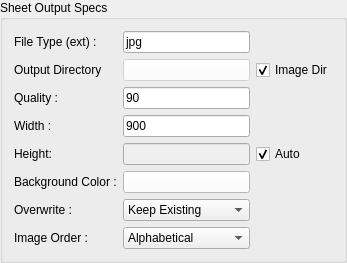
     <widget class="QGroupBox" name="sheetBox">
      <property name="sizePolicy">
       <sizepolicy hsizetype="Minimum" vsizetype="Preferred">
        <horstretch>0</horstretch>
        <verstretch>0</verstretch>
       </sizepolicy>
      </property>
      <property name="title">
       <string>Sheet Output Specs</string>
      </property>
      <layout class="QGridLayout" name="gridLayout">
       <item row="1" column="2">
        <widget class="QCheckBox" name="fileDirT">
         <property name="text">
          <string>Image Dir</string>
         </property>
         <property name="checked">
          <bool>true</bool>
         </property>
        </widget>
       </item>
       <item row="1" column="0">
        <widget class="QLabel" name="fileDirL">
         <property name="text">
          <string>Output Directory</string>
         </property>
        </widget>
       </item>
       <item row="2" column="0">
        <widget class="QLabel" name="fileQualL">
         <property name="text">
          <string>Quality :</string>
         </property>
        </widget>
       </item>
       <item row="8" column="1">
        <widget class="QComboBox" name="fileOrderC">
         <item>
          <property name="text">
           <string>Alphabetical</string>
          </property>
         </item>
         <item>
          <property name="text">
           <string>Random</string>
          </property>
         </item>
        </widget>
       </item>
       <item row="3" column="0">
        <widget class="QLabel" name="fileWidthL">
         <property name="text">
          <string>Width :</string>
         </property>
        </widget>
       </item>
       <item row="4" column="1">
        <widget class="QLineEdit" name="fileHeightE">
         <property name="enabled">
          <bool>false</bool>
         </property>
         <property name="text">
          <string/>
         </property>
        </widget>
       </item>
       <item row="2" column="1">
        <widget class="QLineEdit" name="fileQualE">
         <property name="accessibleDescription">
          <string>File type/extension to use for sheet</string>
         </property>
         <property name="text">
          <string>90</string>
         </property>
        </widget>
       </item>
       <item row="7" column="0">
        <widget class="QLabel" name="fileOverwriteL">
         <property name="text">
          <string>Overwrite :</string>
         </property>
        </widget>
       </item>
       <item row="4" column="2">
        <widget class="QCheckBox" name="fileHeightT">
         <property name="text">
          <string>Auto</string>
         </property>
         <property name="checked">
          <bool>true</bool>
         </property>
        </widget>
       </item>
       <item row="8" column="0">
        <widget class="QLabel" name="fileOrderL">
         <property name="text">
          <string>Image Order :</string>
         </property>
        </widget>
       </item>
       <item row="0" column="1">
        <widget class="QLineEdit" name="fileExtE">
         <property name="accessibleDescription">
          <string>File type/extension to use for sheet</string>
         </property>
         <property name="text">
          <string>jpg</string>
         </property>
        </widget>
       </item>
       <item row="3" column="1">
        <widget class="QLineEdit" name="fileWidthE">
         <property name="text">
          <string>900</string>
         </property>
        </widget>
       </item>
       <item row="5" column="0">
        <widget class="QLabel" name="fileBackgroundL">
         <property name="text">
          <string>Background Color :</string>
         </property>
        </widget>
       </item>
       <item row="4" column="0">
        <widget class="QLabel" name="fileHeightL">
         <property name="text">
          <string>Height:</string>
         </property>
        </widget>
       </item>
       <item row="0" column="0">
        <widget class="QLabel" name="fileExtL">
         <property name="text">
          <string>File Type (ext) :</string>
         </property>
        </widget>
       </item>
       <item row="7" column="1">
        <widget class="QComboBox" name="fileOverwriteC">
         <item>
          <property name="text">
           <string>Keep Existing</string>
          </property>
         </item>
         <item>
          <property name="text">
           <string>Overwrite Existing</string>
          </property>
         </item>
        </widget>
       </item>
       <item row="5" column="1">
        <widget class="QPushButton" name="fileBackgroundB">
         <property name="palette">
          <palette>
           <active>
            <colorrole role="WindowText">
             <brush brushstyle="SolidPattern">
              <color alpha="255">
               <red>0</red>
               <green>0</green>
               <blue>0</blue>
              </color>
             </brush>
            </colorrole>
            <colorrole role="Button">
             <brush brushstyle="SolidPattern">
              <color alpha="255">
               <red>255</red>
               <green>255</green>
               <blue>255</blue>
              </color>
             </brush>
            </colorrole>
            <colorrole role="Light">
             <brush brushstyle="SolidPattern">
              <color alpha="255">
               <red>255</red>
               <green>255</green>
               <blue>255</blue>
              </color>
             </brush>
            </colorrole>
            <colorrole role="Midlight">
             <brush brushstyle="SolidPattern">
              <color alpha="255">
               <red>255</red>
               <green>255</green>
               <blue>255</blue>
              </color>
             </brush>
            </colorrole>
            <colorrole role="Dark">
             <brush brushstyle="SolidPattern">
              <color alpha="255">
               <red>127</red>
               <green>127</green>
               <blue>127</blue>
              </color>
             </brush>
            </colorrole>
            <colorrole role="Mid">
             <brush brushstyle="SolidPattern">
              <color alpha="255">
               <red>170</red>
               <green>170</green>
               <blue>170</blue>
              </color>
             </brush>
            </colorrole>
            <colorrole role="Text">
             <brush brushstyle="SolidPattern">
              <color alpha="255">
               <red>0</red>
               <green>0</green>
               <blue>0</blue>
              </color>
             </brush>
            </colorrole>
            <colorrole role="BrightText">
             <brush brushstyle="SolidPattern">
              <color alpha="255">
               <red>255</red>
               <green>255</green>
               <blue>255</blue>
              </color>
             </brush>
            </colorrole>
            <colorrole role="ButtonText">
             <brush brushstyle="SolidPattern">
              <color alpha="255">
               <red>0</red>
               <green>0</green>
               <blue>0</blue>
              </color>
             </brush>
            </colorrole>
            <colorrole role="Base">
             <brush brushstyle="SolidPattern">
              <color alpha="255">
               <red>255</red>
               <green>255</green>
               <blue>255</blue>
              </color>
             </brush>
            </colorrole>
            <colorrole role="Window">
             <brush brushstyle="SolidPattern">
              <color alpha="255">
               <red>255</red>
               <green>255</green>
               <blue>255</blue>
              </color>
             </brush>
            </colorrole>
            <colorrole role="Shadow">
             <brush brushstyle="SolidPattern">
              <color alpha="255">
               <red>0</red>
               <green>0</green>
               <blue>0</blue>
              </color>
             </brush>
            </colorrole>
            <colorrole role="AlternateBase">
             <brush brushstyle="SolidPattern">
              <color alpha="255">
               <red>255</red>
               <green>255</green>
               <blue>255</blue>
              </color>
             </brush>
            </colorrole>
            <colorrole role="ToolTipBase">
             <brush brushstyle="SolidPattern">
              <color alpha="255">
               <red>255</red>
               <green>255</green>
               <blue>220</blue>
              </color>
             </brush>
            </colorrole>
            <colorrole role="ToolTipText">
             <brush brushstyle="SolidPattern">
              <color alpha="255">
               <red>0</red>
               <green>0</green>
               <blue>0</blue>
              </color>
             </brush>
            </colorrole>
           </active>
           <inactive>
            <colorrole role="WindowText">
             <brush brushstyle="SolidPattern">
              <color alpha="255">
               <red>0</red>
               <green>0</green>
               <blue>0</blue>
              </color>
             </brush>
            </colorrole>
            <colorrole role="Button">
             <brush brushstyle="SolidPattern">
              <color alpha="255">
               <red>255</red>
               <green>255</green>
               <blue>255</blue>
              </color>
             </brush>
            </colorrole>
            <colorrole role="Light">
             <brush brushstyle="SolidPattern">
              <color alpha="255">
               <red>255</red>
               <green>255</green>
               <blue>255</blue>
              </color>
             </brush>
            </colorrole>
            <colorrole role="Midlight">
             <brush brushstyle="SolidPattern">
              <color alpha="255">
               <red>255</red>
               <green>255</green>
               <blue>255</blue>
              </color>
             </brush>
            </colorrole>
            <colorrole role="Dark">
             <brush brushstyle="SolidPattern">
              <color alpha="255">
               <red>127</red>
               <green>127</green>
               <blue>127</blue>
              </color>
             </brush>
            </colorrole>
            <colorrole role="Mid">
             <brush brushstyle="SolidPattern">
              <color alpha="255">
               <red>170</red>
               <green>170</green>
               <blue>170</blue>
              </color>
             </brush>
            </colorrole>
            <colorrole role="Text">
             <brush brushstyle="SolidPattern">
              <color alpha="255">
               <red>0</red>
               <green>0</green>
               <blue>0</blue>
              </color>
             </brush>
            </colorrole>
            <colorrole role="BrightText">
             <brush brushstyle="SolidPattern">
              <color alpha="255">
               <red>255</red>
               <green>255</green>
               <blue>255</blue>
              </color>
             </brush>
            </colorrole>
            <colorrole role="ButtonText">
             <brush brushstyle="SolidPattern">
              <color alpha="255">
               <red>0</red>
               <green>0</green>
               <blue>0</blue>
              </color>
             </brush>
            </colorrole>
            <colorrole role="Base">
             <brush brushstyle="SolidPattern">
              <color alpha="255">
               <red>255</red>
               <green>255</green>
               <blue>255</blue>
              </color>
             </brush>
            </colorrole>
            <colorrole role="Window">
             <brush brushstyle="SolidPattern">
              <color alpha="255">
               <red>255</red>
               <green>255</green>
               <blue>255</blue>
              </color>
             </brush>
            </colorrole>
            <colorrole role="Shadow">
             <brush brushstyle="SolidPattern">
              <color alpha="255">
               <red>0</red>
               <green>0</green>
               <blue>0</blue>
              </color>
             </brush>
            </colorrole>
            <colorrole role="AlternateBase">
             <brush brushstyle="SolidPattern">
              <color alpha="255">
               <red>255</red>
               <green>255</green>
               <blue>255</blue>
              </color>
             </brush>
            </colorrole>
            <colorrole role="ToolTipBase">
             <brush brushstyle="SolidPattern">
              <color alpha="255">
               <red>255</red>
               <green>255</green>
               <blue>220</blue>
              </color>
             </brush>
            </colorrole>
            <colorrole role="ToolTipText">
             <brush brushstyle="SolidPattern">
              <color alpha="255">
               <red>0</red>
               <green>0</green>
               <blue>0</blue>
              </color>
             </brush>
            </colorrole>
           </inactive>
           <disabled>
            <colorrole role="WindowText">
             <brush brushstyle="SolidPattern">
              <color alpha="255">
               <red>127</red>
               <green>127</green>
               <blue>127</blue>
              </color>
             </brush>
            </colorrole>
            <colorrole role="Button">
             <brush brushstyle="SolidPattern">
              <color alpha="255">
               <red>255</red>
               <green>255</green>
               <blue>255</blue>
              </color>
             </brush>
            </colorrole>
            <colorrole role="Light">
             <brush brushstyle="SolidPattern">
              <color alpha="255">
               <red>255</red>
               <green>255</green>
               <blue>255</blue>
              </color>
             </brush>
            </colorrole>
            <colorrole role="Midlight">
             <brush brushstyle="SolidPattern">
              <color alpha="255">
               <red>255</red>
               <green>255</green>
               <blue>255</blue>
              </color>
             </brush>
            </colorrole>
            <colorrole role="Dark">
             <brush brushstyle="SolidPattern">
              <color alpha="255">
               <red>127</red>
               <green>127</green>
               <blue>127</blue>
              </color>
             </brush>
            </colorrole>
            <colorrole role="Mid">
             <brush brushstyle="SolidPattern">
              <color alpha="255">
               <red>170</red>
               <green>170</green>
               <blue>170</blue>
              </color>
             </brush>
            </colorrole>
            <colorrole role="Text">
             <brush brushstyle="SolidPattern">
              <color alpha="255">
               <red>127</red>
               <green>127</green>
               <blue>127</blue>
              </color>
             </brush>
            </colorrole>
            <colorrole role="BrightText">
             <brush brushstyle="SolidPattern">
              <color alpha="255">
               <red>255</red>
               <green>255</green>
               <blue>255</blue>
              </color>
             </brush>
            </colorrole>
            <colorrole role="ButtonText">
             <brush brushstyle="SolidPattern">
              <color alpha="255">
               <red>127</red>
               <green>127</green>
               <blue>127</blue>
              </color>
             </brush>
            </colorrole>
            <colorrole role="Base">
             <brush brushstyle="SolidPattern">
              <color alpha="255">
               <red>255</red>
               <green>255</green>
               <blue>255</blue>
              </color>
             </brush>
            </colorrole>
            <colorrole role="Window">
             <brush brushstyle="SolidPattern">
              <color alpha="255">
               <red>255</red>
               <green>255</green>
               <blue>255</blue>
              </color>
             </brush>
            </colorrole>
            <colorrole role="Shadow">
             <brush brushstyle="SolidPattern">
              <color alpha="255">
               <red>0</red>
               <green>0</green>
               <blue>0</blue>
              </color>
             </brush>
            </colorrole>
            <colorrole role="AlternateBase">
             <brush brushstyle="SolidPattern">
              <color alpha="255">
               <red>255</red>
               <green>255</green>
               <blue>255</blue>
              </color>
             </brush>
            </colorrole>
            <colorrole role="ToolTipBase">
             <brush brushstyle="SolidPattern">
              <color alpha="255">
               <red>255</red>
               <green>255</green>
               <blue>220</blue>
              </color>
             </brush>
            </colorrole>
            <colorrole role="ToolTipText">
             <brush brushstyle="SolidPattern">
              <color alpha="255">
               <red>0</red>
               <green>0</green>
               <blue>0</blue>
              </color>
             </brush>
            </colorrole>
           </disabled>
          </palette>
         </property>
         <property name="text">
          <string/>
         </property>
        </widget>
       </item>
       <item row="1" column="1">
        <widget class="QPushButton" name="fileDirE">
         <property name="enabled">
          <bool>false</bool>
         </property>
         <property name="palette">
          <palette>
           <active>
            <colorrole role="WindowText">
             <brush brushstyle="SolidPattern">
              <color alpha="255">
               <red>0</red>
               <green>0</green>
               <blue>0</blue>
              </color>
             </brush>
            </colorrole>
            <colorrole role="Button">
             <brush brushstyle="SolidPattern">
              <color alpha="255">
               <red>255</red>
               <green>255</green>
               <blue>255</blue>
              </color>
             </brush>
            </colorrole>
            <colorrole role="Light">
             <brush brushstyle="SolidPattern">
              <color alpha="255">
               <red>255</red>
               <green>255</green>
               <blue>255</blue>
              </color>
             </brush>
            </colorrole>
            <colorrole role="Midlight">
             <brush brushstyle="SolidPattern">
              <color alpha="255">
               <red>255</red>
               <green>255</green>
               <blue>255</blue>
              </color>
             </brush>
            </colorrole>
            <colorrole role="Dark">
             <brush brushstyle="SolidPattern">
              <color alpha="255">
               <red>127</red>
               <green>127</green>
               <blue>127</blue>
              </color>
             </brush>
            </colorrole>
            <colorrole role="Mid">
             <brush brushstyle="SolidPattern">
              <color alpha="255">
               <red>170</red>
               <green>170</green>
               <blue>170</blue>
              </color>
             </brush>
            </colorrole>
            <colorrole role="Text">
             <brush brushstyle="SolidPattern">
              <color alpha="255">
               <red>0</red>
               <green>0</green>
               <blue>0</blue>
              </color>
             </brush>
            </colorrole>
            <colorrole role="BrightText">
             <brush brushstyle="SolidPattern">
              <color alpha="255">
               <red>255</red>
               <green>255</green>
               <blue>255</blue>
              </color>
             </brush>
            </colorrole>
            <colorrole role="ButtonText">
             <brush brushstyle="SolidPattern">
              <color alpha="255">
               <red>0</red>
               <green>0</green>
               <blue>0</blue>
              </color>
             </brush>
            </colorrole>
            <colorrole role="Base">
             <brush brushstyle="SolidPattern">
              <color alpha="255">
               <red>255</red>
               <green>255</green>
               <blue>255</blue>
              </color>
             </brush>
            </colorrole>
            <colorrole role="Window">
             <brush brushstyle="SolidPattern">
              <color alpha="255">
               <red>255</red>
               <green>255</green>
               <blue>255</blue>
              </color>
             </brush>
            </colorrole>
            <colorrole role="Shadow">
             <brush brushstyle="SolidPattern">
              <color alpha="255">
               <red>0</red>
               <green>0</green>
               <blue>0</blue>
              </color>
             </brush>
            </colorrole>
            <colorrole role="AlternateBase">
             <brush brushstyle="SolidPattern">
              <color alpha="255">
               <red>255</red>
               <green>255</green>
               <blue>255</blue>
              </color>
             </brush>
            </colorrole>
            <colorrole role="ToolTipBase">
             <brush brushstyle="SolidPattern">
              <color alpha="255">
               <red>255</red>
               <green>255</green>
               <blue>220</blue>
              </color>
             </brush>
            </colorrole>
            <colorrole role="ToolTipText">
             <brush brushstyle="SolidPattern">
              <color alpha="255">
               <red>0</red>
               <green>0</green>
               <blue>0</blue>
              </color>
             </brush>
            </colorrole>
           </active>
           <inactive>
            <colorrole role="WindowText">
             <brush brushstyle="SolidPattern">
              <color alpha="255">
               <red>0</red>
               <green>0</green>
               <blue>0</blue>
              </color>
             </brush>
            </colorrole>
            <colorrole role="Button">
             <brush brushstyle="SolidPattern">
              <color alpha="255">
               <red>255</red>
               <green>255</green>
               <blue>255</blue>
              </color>
             </brush>
            </colorrole>
            <colorrole role="Light">
             <brush brushstyle="SolidPattern">
              <color alpha="255">
               <red>255</red>
               <green>255</green>
               <blue>255</blue>
              </color>
             </brush>
            </colorrole>
            <colorrole role="Midlight">
             <brush brushstyle="SolidPattern">
              <color alpha="255">
               <red>255</red>
               <green>255</green>
               <blue>255</blue>
              </color>
             </brush>
            </colorrole>
            <colorrole role="Dark">
             <brush brushstyle="SolidPattern">
              <color alpha="255">
               <red>127</red>
               <green>127</green>
               <blue>127</blue>
              </color>
             </brush>
            </colorrole>
            <colorrole role="Mid">
             <brush brushstyle="SolidPattern">
              <color alpha="255">
               <red>170</red>
               <green>170</green>
               <blue>170</blue>
              </color>
             </brush>
            </colorrole>
            <colorrole role="Text">
             <brush brushstyle="SolidPattern">
              <color alpha="255">
               <red>0</red>
               <green>0</green>
               <blue>0</blue>
              </color>
             </brush>
            </colorrole>
            <colorrole role="BrightText">
             <brush brushstyle="SolidPattern">
              <color alpha="255">
               <red>255</red>
               <green>255</green>
               <blue>255</blue>
              </color>
             </brush>
            </colorrole>
            <colorrole role="ButtonText">
             <brush brushstyle="SolidPattern">
              <color alpha="255">
               <red>0</red>
               <green>0</green>
               <blue>0</blue>
              </color>
             </brush>
            </colorrole>
            <colorrole role="Base">
             <brush brushstyle="SolidPattern">
              <color alpha="255">
               <red>255</red>
               <green>255</green>
               <blue>255</blue>
              </color>
             </brush>
            </colorrole>
            <colorrole role="Window">
             <brush brushstyle="SolidPattern">
              <color alpha="255">
               <red>255</red>
               <green>255</green>
               <blue>255</blue>
              </color>
             </brush>
            </colorrole>
            <colorrole role="Shadow">
             <brush brushstyle="SolidPattern">
              <color alpha="255">
               <red>0</red>
               <green>0</green>
               <blue>0</blue>
              </color>
             </brush>
            </colorrole>
            <colorrole role="AlternateBase">
             <brush brushstyle="SolidPattern">
              <color alpha="255">
               <red>255</red>
               <green>255</green>
               <blue>255</blue>
              </color>
             </brush>
            </colorrole>
            <colorrole role="ToolTipBase">
             <brush brushstyle="SolidPattern">
              <color alpha="255">
               <red>255</red>
               <green>255</green>
               <blue>220</blue>
              </color>
             </brush>
            </colorrole>
            <colorrole role="ToolTipText">
             <brush brushstyle="SolidPattern">
              <color alpha="255">
               <red>0</red>
               <green>0</green>
               <blue>0</blue>
              </color>
             </brush>
            </colorrole>
           </inactive>
           <disabled>
            <colorrole role="WindowText">
             <brush brushstyle="SolidPattern">
              <color alpha="255">
               <red>127</red>
               <green>127</green>
               <blue>127</blue>
              </color>
             </brush>
            </colorrole>
            <colorrole role="Button">
             <brush brushstyle="SolidPattern">
              <color alpha="255">
               <red>255</red>
               <green>255</green>
               <blue>255</blue>
              </color>
             </brush>
            </colorrole>
            <colorrole role="Light">
             <brush brushstyle="SolidPattern">
              <color alpha="255">
               <red>255</red>
               <green>255</green>
               <blue>255</blue>
              </color>
             </brush>
            </colorrole>
            <colorrole role="Midlight">
             <brush brushstyle="SolidPattern">
              <color alpha="255">
               <red>255</red>
               <green>255</green>
               <blue>255</blue>
              </color>
             </brush>
            </colorrole>
            <colorrole role="Dark">
             <brush brushstyle="SolidPattern">
              <color alpha="255">
               <red>127</red>
               <green>127</green>
               <blue>127</blue>
              </color>
             </brush>
            </colorrole>
            <colorrole role="Mid">
             <brush brushstyle="SolidPattern">
              <color alpha="255">
               <red>170</red>
               <green>170</green>
               <blue>170</blue>
              </color>
             </brush>
            </colorrole>
            <colorrole role="Text">
             <brush brushstyle="SolidPattern">
              <color alpha="255">
               <red>127</red>
               <green>127</green>
               <blue>127</blue>
              </color>
             </brush>
            </colorrole>
            <colorrole role="BrightText">
             <brush brushstyle="SolidPattern">
              <color alpha="255">
               <red>255</red>
               <green>255</green>
               <blue>255</blue>
              </color>
             </brush>
            </colorrole>
            <colorrole role="ButtonText">
             <brush brushstyle="SolidPattern">
              <color alpha="255">
               <red>127</red>
               <green>127</green>
               <blue>127</blue>
              </color>
             </brush>
            </colorrole>
            <colorrole role="Base">
             <brush brushstyle="SolidPattern">
              <color alpha="255">
               <red>255</red>
               <green>255</green>
               <blue>255</blue>
              </color>
             </brush>
            </colorrole>
            <colorrole role="Window">
             <brush brushstyle="SolidPattern">
              <color alpha="255">
               <red>255</red>
               <green>255</green>
               <blue>255</blue>
              </color>
             </brush>
            </colorrole>
            <colorrole role="Shadow">
             <brush brushstyle="SolidPattern">
              <color alpha="255">
               <red>0</red>
               <green>0</green>
               <blue>0</blue>
              </color>
             </brush>
            </colorrole>
            <colorrole role="AlternateBase">
             <brush brushstyle="SolidPattern">
              <color alpha="255">
               <red>255</red>
               <green>255</green>
               <blue>255</blue>
              </color>
             </brush>
            </colorrole>
            <colorrole role="ToolTipBase">
             <brush brushstyle="SolidPattern">
              <color alpha="255">
               <red>255</red>
               <green>255</green>
               <blue>220</blue>
              </color>
             </brush>
            </colorrole>
            <colorrole role="ToolTipText">
             <brush brushstyle="SolidPattern">
              <color alpha="255">
               <red>0</red>
               <green>0</green>
               <blue>0</blue>
              </color>
             </brush>
            </colorrole>
           </disabled>
          </palette>
         </property>
         <property name="text">
          <string/>
         </property>
        </widget>
       </item>
      </layout>
     </widget>
